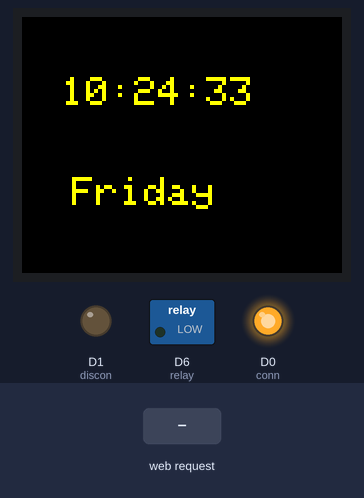
Simulated run of this sketch. Board: ESP8266 (NodeMCU). Parts: 160×128 colour display, switched loads named in the sketch (green lamp = pin HIGH), output pins drawn as LEDs (lit = HIGH). Inputs (shaded band) come from the test bench. WiFi joins after 1.5 s; servers stay silent unless stated; network time is answered at once with the bench clock; the local clock reads 2024-03-15 10:24:30 at power-on unless the sketch sets it; what the sketch prints to the serial monitor is not drawn.

Above: at 3.3 s.
At 4.3 s:
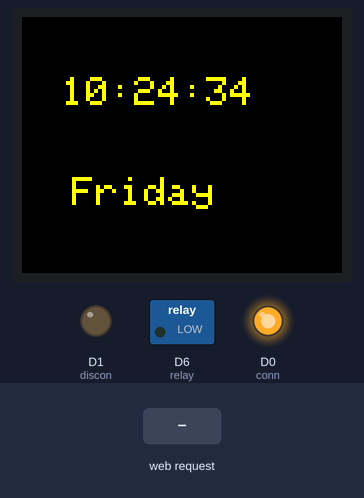
4.4 s: HTTP request GET /get received
At 5.7 s:
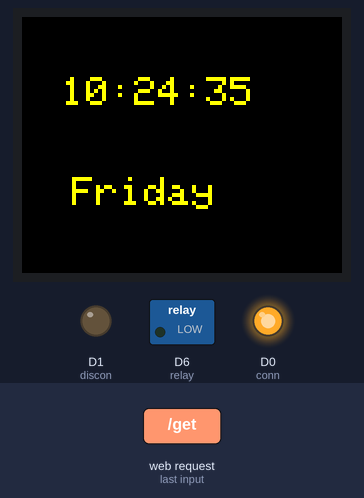
Timing chart, 0 to 7.4 s (numbered marks = the images above; inputs shaded):
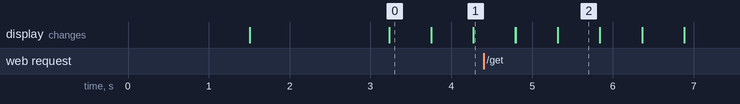

The sketch:

combined001.ino
```cpp
#include <Adafruit_GFX.h>      // include Adafruit graphics library
#include <Adafruit_ST7735.h>   // include Adafruit ST7735 TFT library
#include <NTPClient.h>
#include <ESP8266WiFi.h>
#include <WiFiUdp.h>
#include <Arduino.h>
#ifdef ESP32
  #include <WiFi.h>
  #include <AsyncTCP.h>
#else
  #include <ESP8266WiFi.h>
  #include <ESPAsyncTCP.h>
#endif
#include <ESPAsyncWebServer.h>


#define relay  D6
#define conn   D0 //connected to my WiFi
#define discon D1 //not connected
// ST7735 TFT module connections
#define TFT_RST   D4     // TFT RST pin is connected to NodeMCU pin D4 (GPIO2)
#define TFT_CS    D3     // TFT CS  pin is connected to NodeMCU pin D3 (GPIO0)
#define TFT_DC    D2     // TFT DC  pin is connected to NodeMCU pin D2 (GPIO4)
// initialize ST7735 TFT library with hardware SPI module

// SCK (CLK) ---> NodeMCU pin D5 (GPIO14)
// MOSI(DIN) ---> NodeMCU pin D7 (GPIO13)
Adafruit_ST7735 tft = Adafruit_ST7735(TFT_CS, TFT_DC, TFT_RST);

float p = 3.1415926;
char daysOfTheWeek[7][12] = {"Sunday", "Monday", "Tuesday", "Wednesday", "Thursday", "Friday", "Saturday"};

const char* ssid = "Anuar's phone";
const char* password = "vally2023";

WiFiUDP ntpUDP;
//NTPClient timeClient(ntpUDP, "ke.pool.ntp.org", 10800, 60000);
NTPClient timeClient(ntpUDP);

String formattedDate;
String dayStamp;
String timeStamp;


AsyncWebServer server(80);

const char* input_parameter1 = "input_string";
const char* input_parameter2 = "input_integer";
const char* input_parameter3 = "input_float";

const char index_html[] PROGMEM = R"rawliteral(
<!DOCTYPE HTML><html><head>
  <title>AUTOMATIC BELL SYSTEM</title>
  <meta name="viewport" content="width=device-width, initial-scale=1">
  <style>
    html {font-family: Times New Roman; display: inline-block; text-align: center;}
    h2 {font-size: 3.0rem; color: #FF0000;font-family: Cursive;}
  </style>
  </head><body>
  <h2>Autonomous Bell System</h2>
  <form action="/get">
    Enter date: <input type="date" name="input_string">
    <input type="submit" value="Submit">
  </form><br>
  <form action="/get">
     school breakfast: <input type="time" name="input_integer">
    <input type="submit" value="Submit">
  </form><br>
  <form action="/get">
    LUNCH BREAK: <input type="time" name="input_float">
    <input type="submit" value="Submit">
  </form>
</body></html>)rawliteral";

void notFound(AsyncWebServerRequest *request) {
  request->send(404, "date/plain", "Not found");
}

void setup() {
  Serial.begin(115200);
  WiFi.mode(WIFI_STA);
  WiFi.begin(ssid, password);
  if (WiFi.waitForConnectResult() != WL_CONNECTED) {
    Serial.println("Connecting...");
    return;
  }
  Serial.println();
  Serial.print("IP Address: ");
  Serial.println(WiFi.localIP());
   server.on("/", HTTP_GET, [](AsyncWebServerRequest *request){
    request->send_P(200, "text/html", index_html);
  });

  server.on("/get", HTTP_GET, [] (AsyncWebServerRequest *request) {
    String input_message;
    String input_parameter;

    if (request->hasParam(input_parameter1)) {
      input_message = request->getParam(input_parameter1)->value();
      input_parameter = input_parameter1;
    }
    else if (request->hasParam(input_parameter2)) {
      input_message = request->getParam(input_parameter2)->value();
      input_parameter = input_parameter2;
    }

    else if (request->hasParam(input_parameter3)) {
      input_message = request->getParam(input_parameter3)->value();
      input_parameter = input_parameter3;
    }
    else {
      input_message = "No message sent";
      input_parameter = "none";
    }
    Serial.println(input_message);
    request->send(200, "text/html", "HTTP GET request sent to your ESP on input field ("+ input_parameter + ") with value: " + input_message + "<br><a href=\"/\">Return to Home Page</a>");
  });
  server.onNotFound(notFound);
  server.begin();
  // put your setup code here, to run once:


  pinMode(relay,OUTPUT);
  pinMode(conn,OUTPUT);
  pinMode(discon,OUTPUT);

  WiFi.begin( ssid, password );


 tft.setTextColor(ST7735_BLACK);
  tft.setCursor(20,30);
  tft.setTextSize(2);
  tft.println("Connecting...");

  while ( WiFi.status() != WL_CONNECTED ) {
    digitalWrite(discon, HIGH);
    delay ( 700 );
  }

  digitalWrite(discon, LOW);
  digitalWrite(conn, HIGH);
  timeClient.begin();
  timeClient.setTimeOffset(10800);

  tft.initR(INITR_BLACKTAB);   // initialize a ST7735S chip, black tab
 tft.setRotation(1);
  uint16_t time = millis();
  tft.fillScreen(ST7735_BLACK);
  time = millis() - time;

  delay(500);

  // large block of text
  tft.fillScreen(ST7735_BLACK);
//  testdrawtext("Lorem ipsum dolor sit amet, consectetur adipiscing elit. Curabitur adipiscing ante sed nibh tincidunt feugiat. Maecenas enim massa, fringilla sed malesuada et, malesuada sit amet turpis. Sed porttitor neque ut ante pretium vitae malesuada nunc bibendum. Nullam aliquet ultrices massa eu hendrerit. Ut sed nisi lorem. In vestibulum purus a tortor imperdiet posuere. ", ST7735_WHITE);
  delay(1000);

}

void loop() {
  // put your main code here, to run repeatedly:

  timeClient.update();
  tft.setTextColor(ST7735_YELLOW);
  tft.setCursor(20,30);
  tft.setTextSize(2);
  tft.println(timeClient.getFormattedTime());
  tft.setCursor(25, 80);
  tft.setTextSize(2);
  tft.println(daysOfTheWeek[timeClient.getDay()]);


  //digitalWrite(relay, HIGH);
  delay(500);
  tft.fillScreen(ST7735_BLACK);

}
```

Measured:
- what the display in image 0 shows lasts 0.6 s, from 3.2 s to 3.8 s
